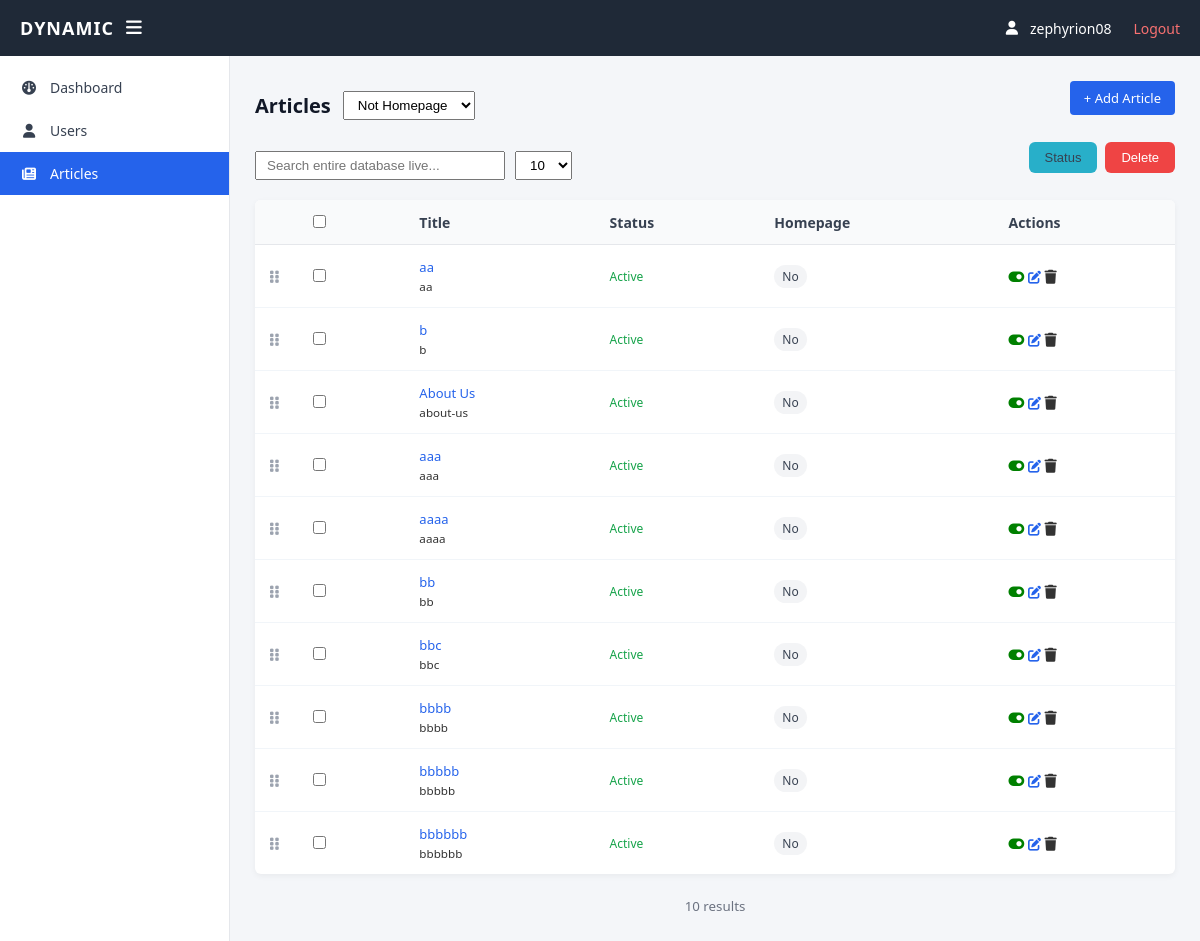
Page /articles/ (signed in) on the earlier database version.
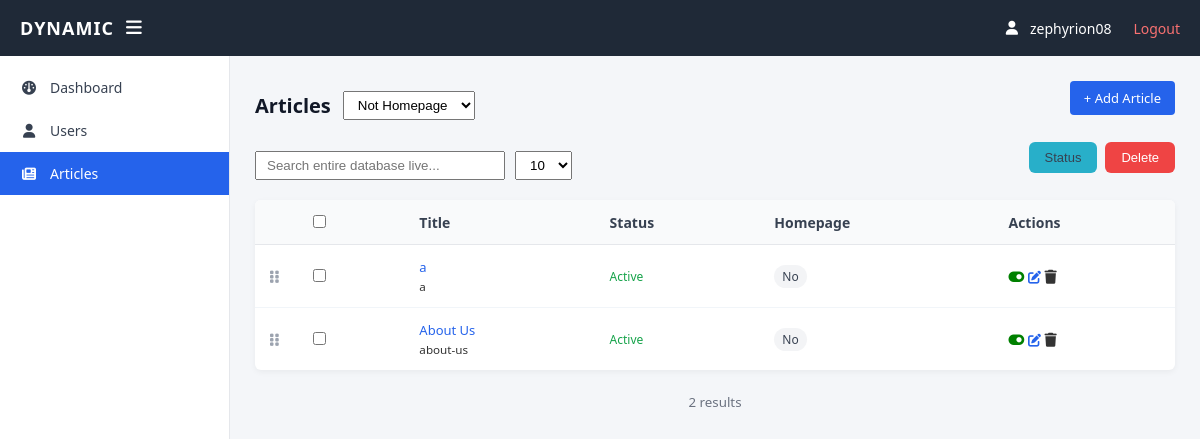
Same page on the later database version.
### articles/models.py (models this page shows, shortened)
class Article(models.Model):
    title = models.CharField(max_length=255)
    subtitle = models.CharField(max_length=255, blank=True)
    slug = models.SlugField(unique=True, blank=True)
    image = models.ImageField(upload_to='articles/', blank=True, null=True)
    content = RichTextUploadingField(blank=True)
    show_on_homepage = models.BooleanField(default=False)
    is_active = models.BooleanField(default=True)
    author = models.ForeignKey(User, on_delete=models.SET_NULL, null=True, blank=True)
    created_at = models.DateTimeField(auto_now_add=True)
    updated_at = models.DateTimeField(auto_now=True)
    position = models.PositiveIntegerField(default=0)
    meta_title = models.CharField(
        max_length=255,
        blank=True,
        help_text="The title displayed on search engine results (SEO Title)."
    )
    meta_description = models.TextField(
        max_length=160,
        blank=True,
        help_text="A short summary of the article for search engines."
    )
    meta_keywords = models.CharField(
        max_length=255,
        blank=True,
        help_text="Keywords separated by commas."
    )
    class Meta:
        ordering = ['position']

### articles/views.py (the view)
# urls.py: path('', views.article_list, name='article_list'),
@ensure_csrf_cookie
@login_required
def article_list(request):
    articles_qs = Article.objects.select_related('author').order_by('position')
    query = request.GET.get('q', '')
    if query:
        articles_qs = articles_qs.filter(
            Q(title__icontains=query) | Q(slug__icontains=query)
        )
    homepage_filter = request.GET.get('homepage', 'no')
    if homepage_filter == 'yes':
        articles_qs = articles_qs.filter(show_on_homepage=True)
    else:
        articles_qs = articles_qs.filter(show_on_homepage=False)
    per_page = request.GET.get('per_page', '10')
    try:
        per_page = int(per_page)
        if per_page < 1:
            per_page = 10
        elif per_page > 100:
            per_page = 100
    except ValueError:
        per_page = 10
    paginator = Paginator(articles_qs, per_page)
    page_obj = paginator.get_page(request.GET.get('page'))
    return render(request, 'articles/list.html', {
        'articles': page_obj,
        'page_obj': page_obj,
        'per_page': per_page,
    })

### templates/articles/list.html (shortened to what the changed rows need)
{% extends "base.html" %}
{% block content %}
<div style="display:flex; justify-content:space-between; align-items:center; margin-bottom:12px;">
    <div style="display:flex; align-items:center; gap:12px;">
        <h2 style="margin:0;">Articles</h2>
    </div>
</div>
<form method="post" action="{% url 'bulk_action' 'article' %}" id="bulk-form">
    <table class="log-table">
        <thead>
            <tr>
                <th style="width: 30px;"></th>
                <th><input type="checkbox" id="select-all"></th>
                <th>Title</th>
                <th>Status</th>
                <th>Homepage</th>
                <th>Actions</th>
            </tr>
        </thead>
        <tbody id="sortable-tbody" data-update-url="{% url 'sort' 'article' %}">
            {% for a in articles %}
            <tr data-id="{{ a.id }}">
                <td class="drag-handle" style="cursor: grab; color: #9ca3af;">
                    <i class="fa-solid fa-grip-vertical"></i>
                </td>
                <td><input type="checkbox" name="selected_ids" value="{{ a.id }}" class="row-checkbox"> </td>
                <td><a href="{% url 'article_edit' a.slug %}">{{ a.title }}</a><br><small>{{ a.slug }}</small></td>
                <td id="status-{{ a.id }}" class="{% if a.is_active %}status-active{% else %}status-inactive{% endif %}">
                    {{ a.is_active|yesno:"Active,Inactive" }}
                </td>
                <td>
                    {% if a.show_on_homepage %}
                        <span class="badge badge-green">Yes</span>
                    {% else %}
                        <span class="badge badge-gray">No</span>
                    {% endif %}
                </td>
                <td class="actions">
                    <span class="status-toggle"
                          data-url="{% url 'toggle_status' 'article' a.id %}"
                          data-target="status-{{ a.id }}"
                          onclick="event.preventDefault(); toggleStatus(this)">
                        <i class="fa-solid {% if a.is_active %}fa-toggle-on{% else %}fa-toggle-off{% endif %}"></i>
                    </span>
                    <a href="{% url 'article_edit' a.slug %}" class="icon edit"><i class="fa-solid fa-pen-to-square"></i></a>
                    <span class="icon delete"
                        onclick="openDeleteModal('article', '{{ a.title }}', '{% url 'delete_object' 'article' a.id %}', false)">
                        <i class="fa-solid fa-trash"></i>
                    </span>
                </td>
            </tr>
            {% empty %}
            <tr>
                <td colspan="6" style="text-align:center;">No articles found.</td>
            </tr>
            {% endfor %}
        </tbody>
    </table>
</form>
{% if page_obj and page_obj.paginator.num_pages > 1 %}
    {% with request.GET.urlencode as query_params %}
    <div id="pagination-wrapper" class="pagination" style="margin-top: 20px; display: flex; justify-content: center; align-items: center; gap: 8px;">
        {% if page_obj.has_previous %}
            <a href="?{% if query_params %}{{ query_params }}&{% endif %}page={{ page_obj.previous_page_number }}" class="btn">Prev</a>
        {% endif %}
        <span style="color: #6b7280;">
            Page {{ page_obj.number }} of {{ page_obj.paginator.num_pages }}
            <small>({{ page_obj.paginator.count }} total)</small>
        </span>
        {% if page_obj.has_next %}
            <a href="?{% if query_params %}{{ query_params }}&{% endif %}page={{ page_obj.next_page_number }}" class="btn">Next</a>
        {% endif %}
    </div>
    {% endwith %}
{% elif page_obj %}
    <div style="margin-top: 20px; text-align: center; color: #6b7280;">
        <small>{{ page_obj.paginator.count }} result{{ page_obj.paginator.count|pluralize }}</small>
    </div>
{% endif %}
{% endblock %}

Differences in the rows shown:
removed Article: title "aa", slug "aa", is_active "Active", show_on_homepage "No"
removed Article: title "b", slug "b", is_active "Active", show_on_homepage "No"
removed Article: title "aaa", slug "aaa", is_active "Active", show_on_homepage "No"
removed Article: title "aaaa", slug "aaaa", is_active "Active", show_on_homepage "No"
removed Article: title "bb", slug "bb", is_active "Active", show_on_homepage "No"
removed Article: title "bbc", slug "bbc", is_active "Active", show_on_homepage "No"
removed Article: title "bbbb", slug "bbbb", is_active "Active", show_on_homepage "No"
removed Article: title "bbbbb", slug "bbbbb", is_active "Active", show_on_homepage "No"
removed Article: title "bbbbbb", slug "bbbbbb", is_active "Active", show_on_homepage "No"
added Article: title "a", slug "a", is_active "Active", show_on_homepage "No"
Other differences:
{{ page_obj.paginator.count }}: "10" → "2"
